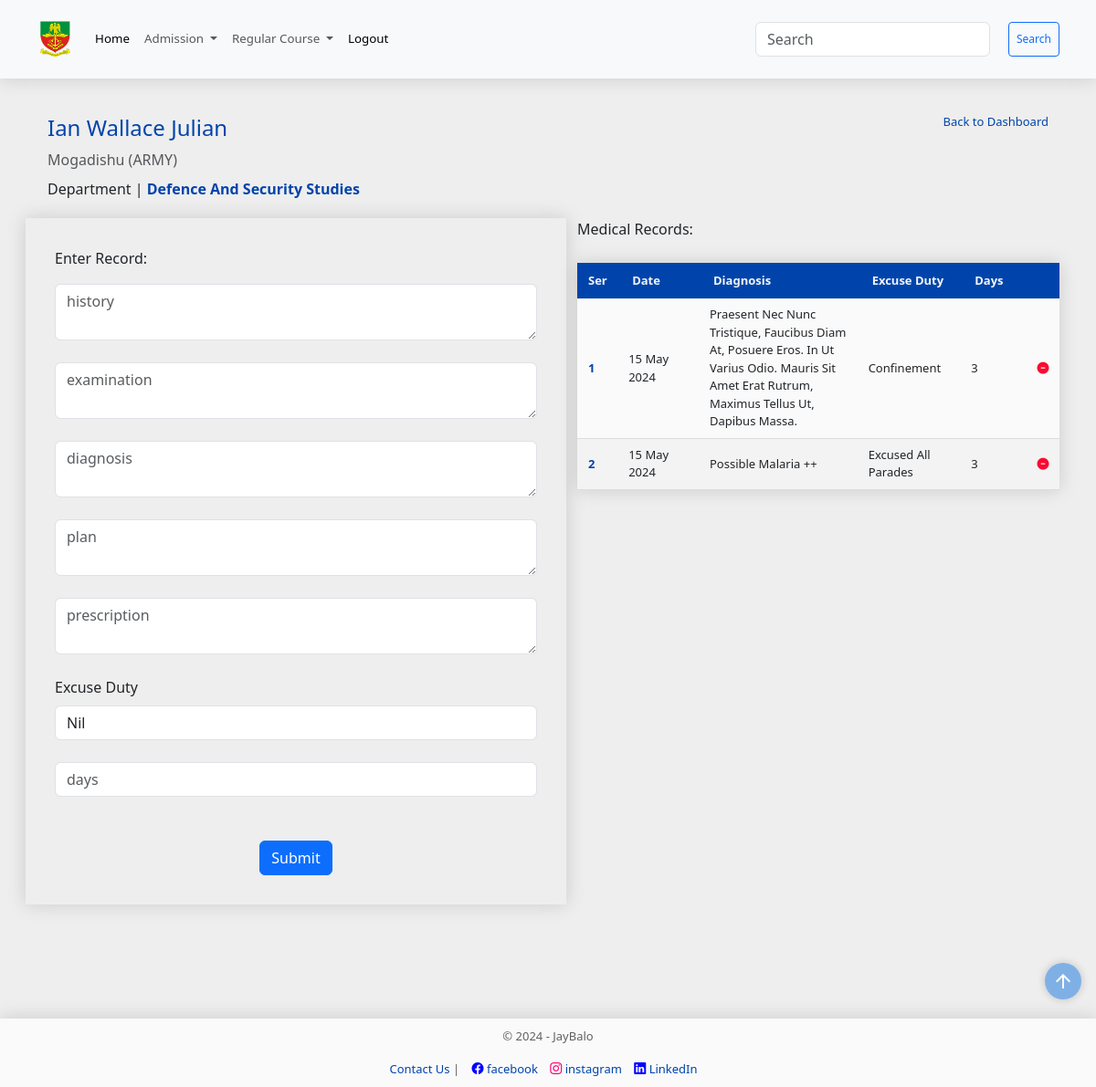
Screenshot of /cadet/medical/1 (signed in) with the database file from the repository.
### models.py (models this page shows, shortened)
class Cadet(db.Model):
    __tablename__= "cadets"
    id = Column("id", Integer, primary_key=True, autoincrement=True)
    cadet_no = Column("cadet_no", String, unique=True, nullable=False)
    first_name = Column("first_name", String, nullable=False)
    middle_name = Column("middle_name", String, nullable=True)
    last_name = Column("last_name", String, nullable=False)
    religion = Column("religion", String, nullable=False)
    state = Column("state", String, nullable=False)
    lga = Column("lga", String, nullable=False)
    date_of_enlistment = Column("date_of_enlistment", String, nullable=False)
    date_of_birth = Column("date_of_birth", String, nullable=False)
    department_id = Column('department_id', ForeignKey('departments.id'), nullable=False)
    department = relationship('Department', back_populates='cadets')
    bn_id = Column("bn_id", ForeignKey('battalions.id'), nullable=False)
    bn = relationship('Battalion', back_populates='cadet')
    gender_id = Column("gender_id", ForeignKey('genders.id'), nullable=False)
    gender = relationship('Gender', back_populates='cadet')
    service_id = Column("service_id", ForeignKey('services.id'), nullable=False)
    service = relationship('Service', back_populates='cadet')
    regular_id = Column("regular_id", ForeignKey('regular_courses.id'), nullable=False)
    regular_course = relationship('RegularCourse', back_populates='cadet')
    medical = relationship('Medical', back_populates='cadet')
    admission_count = Column("admission_count", Integer, nullable=False, default=0)
    admission_date = Column(Date, nullable=True)  # New field for admission date
    scores = relationship("Score", back_populates='cadet', uselist=False)
    service_scores = relationship("ServiceScore", back_populates='cadet', uselist=False)
    courses = relationship("Course", back_populates="cadet")
    profile_picture = relationship('ProfilePicture', back_populates='cadet')

class Battalion(db.Model):
    __tablename__="battalions"
    id = Column("id", Integer, primary_key=True, autoincrement=True)
    bn = Column("bn", String, nullable=False)
    cadet = relationship('Cadet', back_populates='bn')

class Service(db.Model):
    __tablename__="services"
    id = Column('id', Integer, primary_key=True)
    service_type = Column('service_type', String, nullable=False)
    service_subjects = relationship('ServiceSubject', back_populates='service')
    cadet = relationship('Cadet', back_populates='service')

class Department(db.Model):
    __tablename__="departments"
    id = Column("id", Integer, primary_key=True)
    department_name = Column("department_name", String, nullable=False)
    faculty_id = Column("faculty_id", ForeignKey('faculties.id'), nullable=False)
    faculty = relationship('Faculty', back_populates='departments')
    cadets = relationship('Cadet', back_populates='department')
    courses = relationship('Course', back_populates='department')

class Medical(db.Model):
    __tablename__="medicals"
    id = Column("id", Integer, primary_key=True, autoincrement=True)
    date_reported_sick = Column("date_reported_sick", Date, nullable=False, default=date.today)
    history = Column("history", String, nullable=False)
    examination = Column("examination", String, nullable=False)
    diagnosis = Column("diagnosis", String, nullable=False)
    plan = Column("plan", String, nullable=False)
    prescription = Column("prescription", String, nullable=False)
    excuse_duty = Column("excuse_duty", String, nullable=False)
    excuse_duty_days = Column("excuse_duty_days", Integer, nullable=False, default=0)
    cadet_id = Column(Integer, ForeignKey("cadets.id"))
    cadet = relationship("Cadet", back_populates="medical")

### main.py (the view, shortened to what this page needs)
@app.route('/cadet/medical/<int:id>', methods=['GET','POST'])
@login_required
def add_medical_record(id):
    search_form = SearchForm()
    medical_record_form = MedicalRecordForm()
    page = request.args.get("page", 1, type=int)
    per_page = 20
    selected_cadet = session.query(Cadet).filter(Cadet.id==id).first()
    cadet_medical_records = session.query(Medical).filter(Medical.cadet_id==id).all()
    history = medical_record_form.history.data
    examination = medical_record_form.examination.data
    diagnosis = medical_record_form.diagnosis.data
    plan = medical_record_form.plan.data
    prescription = medical_record_form.prescription.data
    excuse_duty = medical_record_form.excuse_duty.data
    excuse_duty_days = medical_record_form.excuse_duty_days.data
    return render_template('add_medical_record.html',
                           search_form=search_form,
                           cadet=selected_cadet,
                           rows=cadet_medical_records,
                           id=id,
                           medical_record_form=medical_record_form,
                           year=year,
                           page=page,
                           per_page=per_page
                           )

### forms.py
class SearchForm(FlaskForm):
    searched = StringField('Searched', validators=[DataRequired() ])
    submit = SubmitField('Search')

class MedicalRecordForm(FlaskForm):
    date_reported_sick = DateField('Date Reported Sick', default= datetime.date.today, validators=[DataRequired()])
    history = TextAreaField('History', validators=[DataRequired()])
    examination = TextAreaField('Examination', validators=[DataRequired()])
    diagnosis = TextAreaField('Diagnosis', validators=[DataRequired()])
    plan = TextAreaField('Plan', validators=[DataRequired()])
    prescription = TextAreaField('Prescription', validators=[DataRequired()])
    excuse_duty = SelectField('Excuse Duty', choices=[('nil', 'Nil'), ('excused boot', 'Excused Boot'), ('excused all parades', 'Excused all Parades'), ('excused marching', 'Excused Marching'), ('confinement', 'Confinement')], validators=[InputRequired()])
    excuse_duty_days = IntegerField('Days', validators=[DataRequired()])
    submit = SubmitField('Submit')

### main.py (called while the page is built)
@app.context_processor
def base():
    form = SearchForm()
    course = regular_courses() # Assuming this returns a dictionary
    return {
        'form_dict': dict(form=form),
        'course_dict': course,
        }

@login_manager.user_loader
def load_user(staff_id):
    staff = session.get(Staff, int(staff_id))
    session.close() # Close the session after use
    return staff

### utils.py (called while the page is built)
def regular_courses():
    course = db.session.query(RegularCourse).all()
    course_dict = {}
    for course_object in course:
        key = course_object.id
        course_dict[key] = [course_object.course_no]
    return course_dict

### templates/add_medical_record.html (shortened to what this page needs)
<!DOCTYPE html>
{% extends "base.html" %} {% block content %}
<div class="container">
  <div
    class="row"
    style="display: flex; justify-content: space-between; margin: 0"
  >
    <h4 style="color: rgb(0, 68, 171)">
      <a href="{{ url_for('student_info', id=cadet.id )}}"
        >{{ cadet.first_name }} {{ cadet.middle_name }} {{ cadet.last_name }}</a
      >
      <span>
        <a
          type="btn"
          style="font-size: small; float: right"
          href="{{ url_for('student_info', id=cadet.id )}}"
          class="card-link"
          >Back to Dashboard</a
        >
      </span>
    </h4>
    <p class="card-subtitle mb-2 text-body-secondary">
      {{ cadet.bn.bn.capitalize() }} ({{ cadet.service.service_type.upper() }})
    </p>
    <p class="card-text">
      Department |
      <b style="color: rgb(0, 68, 171)"
        >{{ cadet.department.department_name.title() }}</b
      >
    </p>
  </div>
  <div class="row">
    <div style="padding: 2em; box-shadow: 0 0 20px rgba(0, 0, 0, 0.15);" class="col">
      <form
        id="medial-record-form"
        method="POST"
        action="{{ url_for('add_medical_record', id=cadet.id) }}"
      >
        <p>Enter Record:</p>
          {{ medical_record_form.history(class="form-control",
          placeholder="history") }}
          <br />
          {{ medical_record_form.examination(class="form-control",
          placeholder="examination") }}
          <br />
          {{ medical_record_form.diagnosis(class="form-control",
          placeholder="diagnosis") }}
          <br />
          {{ medical_record_form.plan(class="form-control",
          placeholder="plan") }}
          <br />
          {{ medical_record_form.prescription(class="form-control",
          placeholder="prescription") }}
          <br />
          {{ medical_record_form.excuse_duty.label(class="form-label") }}
          {{ medical_record_form.excuse_duty(class="form-control",
          placeholder="days") }}
          <br />
          {{ medical_record_form.excuse_duty_days(class="form-control",
          placeholder="days") }}
          <br />
          <br />
          <div class="form-group" style="text-align: center">
            {{ medical_record_form.submit( class="btn btn-primary") }}
          </div>
      </form>
    </div>
    <div class="col">
      <p>Medical Records:</p>
      <table class="custom-table table-sm table-hover table-borderless">
        <thead style="font-size: small; text-align: center">
          <tr>
            <th style="width: 1%" scope="col">Ser</th>
            <th style="width: 10%" scope="col">Date</th>
            <th style="width: 20%" scope="col">Diagnosis</th>
            <th style="width: 5%" scope="col">Excuse Duty</th>
            <th style="width: 5%" scope="col">Days</th>
            <th style="width: 1%" scope="col"></th>
          </tr>
        </thead>
        <tbody style="font-size: small" id="cadet-table-body">
          {% for row in rows %}
          <tr class="active-row">
            <th class="card-heading-text" scope="row">
              {{ (page - 1) * per_page + loop.index }}
            </th>
            <td data-cell="date">
              {{ row.date_reported_sick.strftime('%d %B
              %Y').lstrip('0').replace(' 0', ' ') }}
            </td>
            <td data-cell="diagnosis" class="head-center">
              {{ row.diagnosis.title() }}
            </td>
            <td data-cell="excuse_duty_type" class="head-center">
              {{row.excuse_duty.title() }}
            </td>
            <td data-cell="excuse_duty_days" class="head-center">
              {{row.excuse_duty_days }}
            </td>
            <td data-cell="remove record" class="head-center">
              <a
                href="#"
                onclick="confirmDelete('{{ url_for('remove_medical_record', id=row.id, cadet_id=row.cadet_id) }}')"
                ><i style="color: #f90b31" class="fas fa-minus-circle fa-md"></i
              ></a>
            </td>
          </tr>
          {% endfor %}
        </tbody>
      </table>
    </div>
  </div>
  <div class="row"></div>
</div>
{% endblock %}

### static/styles.css (style rules this page uses)
html { scroll-behavior: smooth; }
body { margin: 0; padding: 0; background-color: #eeeeee; min-height: 100vh; display: flex; flex-direction: column; height: auto; margin-bottom: 50px; }
.row { padding-top: 20px; }
.container { padding: 10px; margin: auto; }
.col { width: fit-content; min-width: min-content; }
table { width: 100%; background-color: #fafafa; }
.custom-table { border-collapse: collapse; margin: 25px 0; font-size: 0.9em; width: fit-content; border-radius: 5px 5px 0 0; box-shadow: 0 0 20px rgba(0, 0, 0, 0.15); }
.custom-table thead tr { background-color: rgb(0, 68, 171); color: #f4f4f4; text-align: left; font-weight: 600; }
.custom-table th, .content-table td { padding: 10px 12px; }
.custom-table tbody td { padding: 0.5rem; }
.custom-table tbody tr { border-bottom: 1px solid #dddddd; }
.custom-table tbody tr:nth-of-type(even) { background-color: #f3f3f3; }
a { text-decoration: none; color: rgb(0, 68, 171); }
.card-link { color: rgb(0, 68, 171); }
.card-heading-text { color: #0044ab; }

### rows the page displays
Cadet: first_name "Ian", middle_name "Wallace", last_name "Julian"
Battalion: bn.bn "Mogadishu"
Service: service.service_type "ARMY"
Department: department.department_name "Defence And Security Studies"
Medical: index "1", date_reported_sick "15 May 2024", diagnosis "Praesent Nec Nunc Tristique, Faucibus Diam At, Posuere Eros. In Ut Varius Odio. Mauris Sit Amet Erat Rutrum, Maximus Tellus Ut, Dapibus Massa.", excuse_duty "Confinement", excuse_duty_days "3"
Medical: (page-1)*per_page+loop.index "2", date_reported_sick "15 May 2024", diagnosis "Possible Malaria ++", excuse_duty "Excused All Parades", excuse_duty_days "3"

### other values shown
{{ medical_record_form.excuse_duty.label(class="form-label") }} "Excuse Duty"
{{ year }} "2024"
